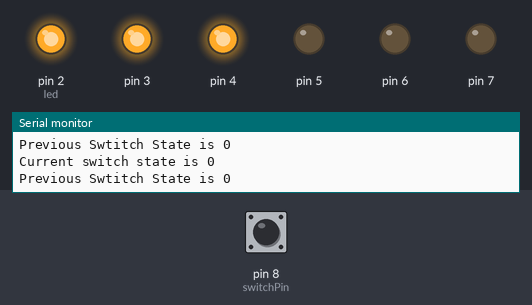
Simulated run of this sketch. Board: Arduino Uno, built with avr-gcc and run on an emulated ATmega328P. Parts: output pins drawn as LEDs (lit = HIGH), the last lines printed to the serial monitor. Inputs (shaded band) come from the test bench; at power-on: pin 8 (switchPin) LOW.

Above: at 23.2 s.
23.3 s: pin 8 (switchPin) pulled HIGH for 0.15 s
At 24.4 s:
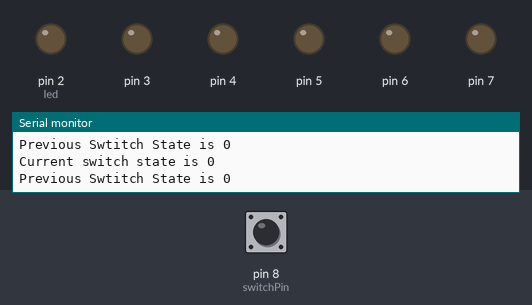
45.4 s: pin 8 (switchPin) pulled HIGH for 1 s
At 53.6 s:
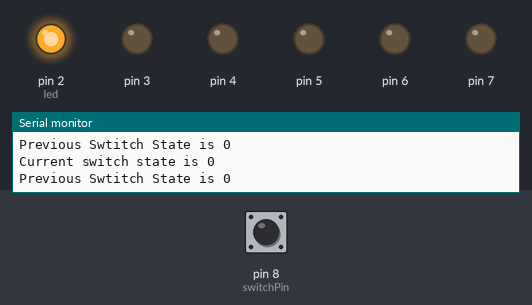
68.4 s: pin 8 (switchPin) pulled HIGH for 3.2 s
At 84.9 s:
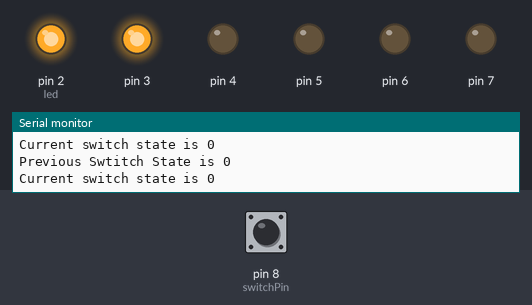
Timing chart, 0 to 109.3 s (numbered marks = the images above; inputs shaded):
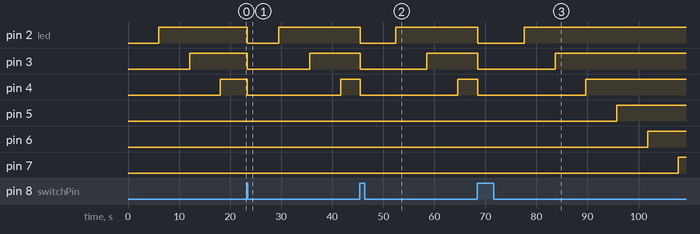

Measured:
- after the input at 23.3 s, pin 2 (led): HIGH → LOW at once, → HIGH 6.2 s later; pin 3: HIGH → LOW at once, → HIGH 12.3 s later; pin 4: HIGH → LOW at once, → HIGH 18.3 s later; pin 5: stays LOW (without the input it goes to HIGH after 0.84 s); pin 6: stays LOW (without the input it goes to HIGH after 6.9 s)
- after the input at 45.4 s, pin 2 (led): HIGH → LOW after 0.06 s, → HIGH 7.0 s later; pin 3: HIGH → LOW after 0.06 s, → HIGH 13.1 s later; pin 4: HIGH → LOW after 0.06 s, → HIGH 19.1 s later; pin 5: stays LOW (without the input it goes to HIGH after 2.3 s); pin 6: stays LOW (without the input it goes to HIGH after 8.3 s)
- after the input at 68.4 s, pin 2 (led): HIGH → LOW after 0.08 s, → HIGH 9.2 s later; pin 3: HIGH → LOW after 0.08 s, → HIGH 15.2 s later; pin 4: HIGH → LOW after 0.08 s, → HIGH 21.2 s later; pin 5: LOW → HIGH after 27.3 s instead of 2.2 s; pin 6: LOW → HIGH after 33.4 s instead of 8.2 s

The sketch:

Hourglass.ino
```cpp
const int switchPin = 8;
unsigned long previousTime = 0;
int switchState = 0;
int prevSwitchState;
int led = 2;
long interval = 6000;


void setup() {
  for(int x = 2; x < 8; x++) {
    pinMode(x, OUTPUT);
  }
  pinMode(switchPin, INPUT);
  Serial.begin(9600);
}

void loop() {
  unsigned long currentTime = millis();
  if(currentTime - previousTime > interval) {
    previousTime = currentTime;
    digitalWrite(led,HIGH);
    led++;
    if(led==7){
    }
  }
  switchState = digitalRead(switchPin);
  Serial.print("Current switch state is ");
  Serial.println(switchState);
  Serial.print("Previous Swtitch State is ");
  Serial.println(prevSwitchState);
  if(switchState != prevSwitchState){
    for(int x = 2; x<8;x++){
      digitalWrite(x, LOW);
    }
    led = 2;
    previousTime = currentTime;
  }
  prevSwitchState = switchState;
  delay(100);
}
```
